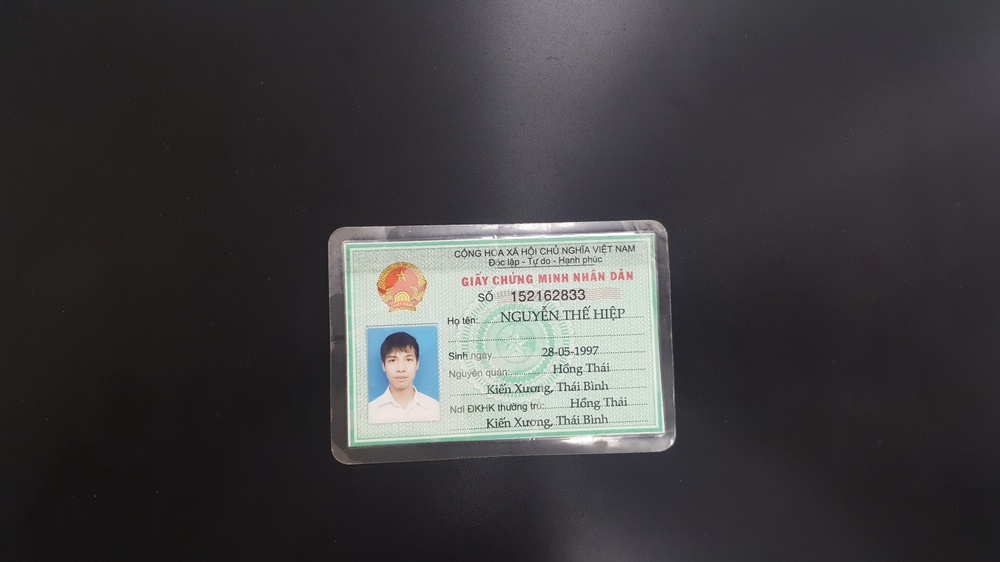
#> input picture data/1.jpg, 1000 x 562 px, shrunk from 2048 x 1152 before the run
$ python -i WordDetector.py   (imports and definitions only)   (older library calls are emulated)
#> lines starting #> are read from the running program, lines starting #| are printed output that depends on the picture; after the words box and inside, x2 and y2 are one past the last pixel; in counts of white or black regions, pixels touching at a corner belong together
#> further down, picture is the input picture: shape (562, 1000, 3); mean B, G, R 64.6, 62.7, 64.1
import cv2
import numpy as np
import copy
# import Evaluation


class WordDetector:
    _MIN_PTS = 15
    _MAX_PTS = 300
    _MIN_W = 15
    _MAX_W = 40
    _MIN_H = 10#20
    _MAX_H = 100
    _CHANNEL = -1
    _GAU_KSIZE = 5
    _THRESH = 60
    _GAU_SIGMA_X = 0
    _THRESH_MAX_VALUE = 255
    _THRESH_METHOD = 1
    _ELEMENT_SHAPE = 1
    _ELEMENT_KSIZE = 3
    _DILATE_ITER = 4
    _ROI_COL_BEGIN = 23.0 / 100
    _ROI_ROW_BEGIN = 3.0 / 10

    def __init__(self, config = None):
        if config is not None:
            self._MAX_H = config["MAX_H"]
            self._MIN_H = config["MIN_H"]
            self._MAX_W = config["MAX_W"]
            self._MIN_W = config["MIN_W"]
            self._MAX_PTS = config["MAX_PTS"]
            self._MIN_PTS = config["MIN_PTS"]
            self._CHANNEL = config["CHANNEL"]
            self._GAU_KSIZE = config["GAU_KSIZE"]
            self._THRESH = config["THRESH"]
            self._GAU_SIGMA_X = config["GAU_SIGMA_X"]
            self._THRESH_MAX_VALUE = config["THRESH_MAX_VALUE"]
            self._THRESH_METHOD =  config["THRESH_METHOD"]
            self._ELEMENT_KSIZE = config["ELEMENT_KSIZE"]
            self._ELEMENT_SHAPE = config["ELEMENT_SHAPE"]
            self._DILATE_ITER = config["DILATE_ITER"]
            self._ROI_COL_BEGIN = config["ROI_COL_BEGIN"]
            self._ROI_ROW_BEGIN = config["ROI_ROW_BEGIN"]

    def threshold(self, img):
        if self._CHANNEL == -1:
            gray = np.min(img[:,:,:2], axis=2)
        else:
            gray = img[:,:,self._CHANNEL]

        gray = cv2.GaussianBlur(gray, (self._GAU_KSIZE, self._GAU_KSIZE), self._GAU_SIGMA_X)
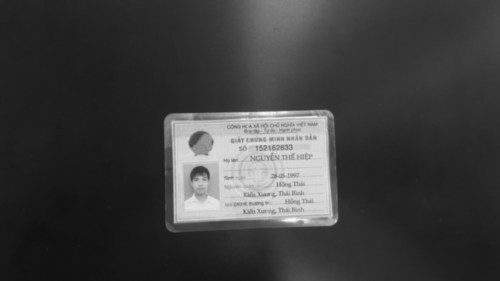
#> gray: shape (562, 1000) (shown at 1/2 size); min 17, max 251, mean 61.3
        gray_eq = cv2.equalizeHist(gray)
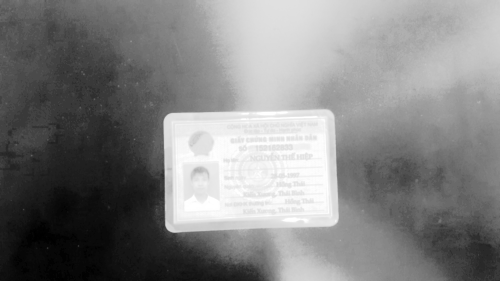
#> gray_eq: shape (562, 1000) (shown at 1/2 size); min 0, max 255, mean 129.4
        binary = cv2.threshold(gray_eq, self._THRESH, self._THRESH_MAX_VALUE, self._THRESH_METHOD)[1]
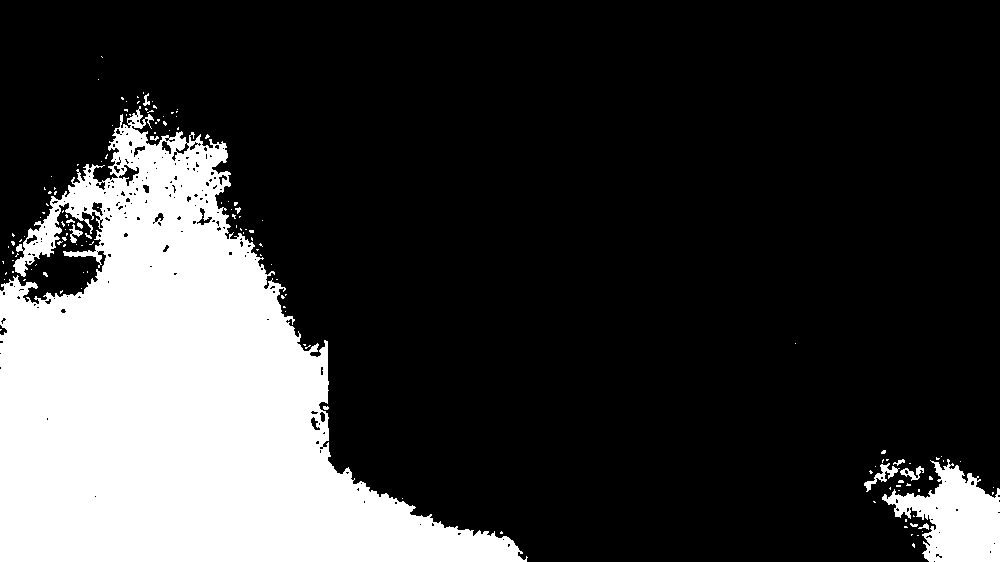
#> binary: shape (562, 1000); 22.6% white; 142 white regions (128 under 20 px), largest, box (x1, y1, x2, y2) and area: (0, 106, 528, 562) 118961, (882, 459, 1000, 562) 6627, (864, 463, 900, 492) 272

        img_hsv = cv2.cvtColor(img, cv2.cv.CV_BGR2HSV)
#> img_hsv: shape (562, 1000, 3); mean H, S, V 112.6, 26.4, 67.3
        mask = cv2.inRange(img_hsv, np.asarray([65, 100, 50]), np.asarray([80, 255, 255]))
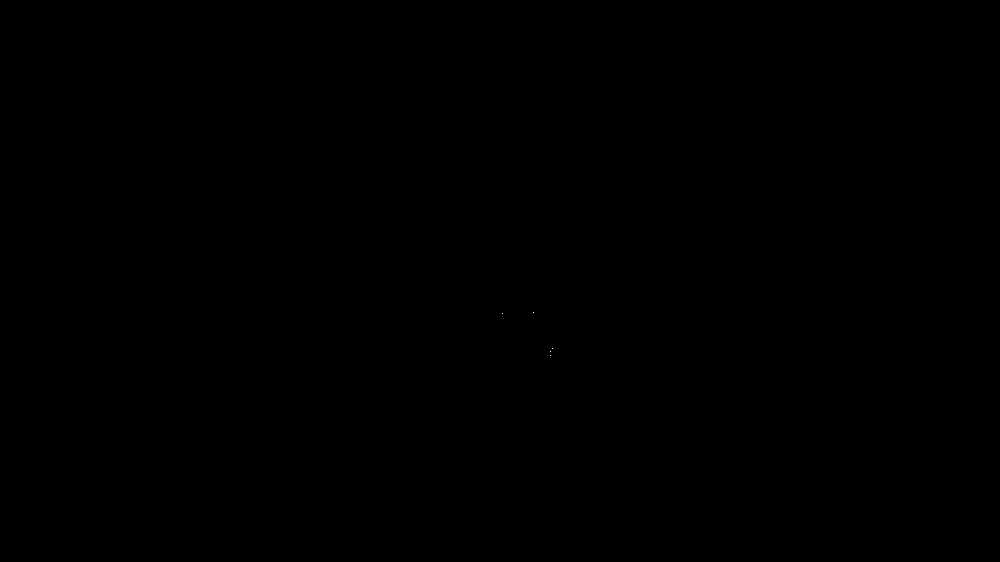
#> mask: shape (562, 1000); 0% white in thin lines or dots, all inside (x1, y1, x2, y2) = (502, 312, 553, 356)
        eliminate = (binary & mask)*255 * 255
#> eliminate: shape (562, 1000); every value is 0
        binary = binary - eliminate
        return binary

    def get_boxes(self, binary, delta_x = 0, delta_y = 0):
        # Morphology
#> called with delta_x = 0, delta_y = 0
        element = cv2.getStructuringElement(self._ELEMENT_SHAPE, (self._ELEMENT_KSIZE, self._ELEMENT_KSIZE))
        _, binary = cv2.threshold(binary, 200, 255, cv2.THRESH_BINARY)
        dilate = cv2.dilate(binary, element, iterations=1)
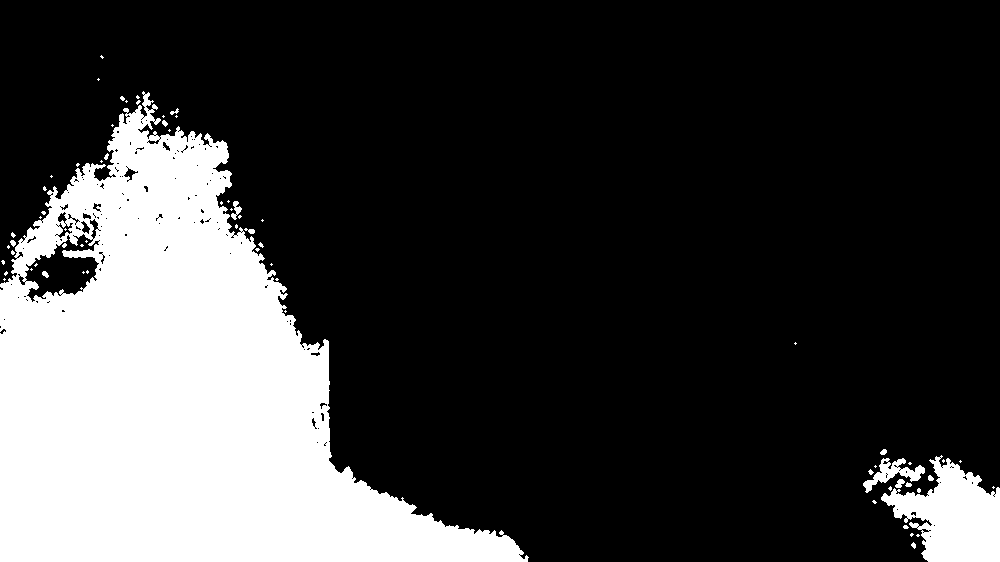
#> dilate: shape (562, 1000); 23.7% white; 69 white regions (53 under 20 px)

        # Drop small and big connected components
        temp = copy.deepcopy(dilate)
        contours = cv2.findContours(temp, cv2.cv.CV_RETR_EXTERNAL, cv2.cv.CV_CHAIN_APPROX_SIMPLE)[0]
#> contours = 60 contours, 52 with area under 20; largest, box (x1, y1, x2, y2) and area: (0, 91, 529, 562) 126392, (881, 455, 1000, 562) 7134, (863, 458, 925, 493) 674, (231, 201, 242, 220) 73, (895, 479, 905, 488) 42, (244, 228, 255, 234) 24, (880, 449, 887, 455) 22, (10, 240, 16, 247) 20
        text_binary = np.zeros(binary.shape, np.uint8)
        for contour in contours:
            x1, y1 = np.min(contour, axis=(0, 1))
            x2, y2 = np.max(contour, axis=(0, 1))
            if y2 - y1 < self._MIN_H :
                continue
            if y2 - y1 > self._MAX_H :
                continue
            cv2.drawContours(text_binary, [contour], -1, 255)
#> this loop made 60 passes
#> (x1, y1, x2, y2) on passes 1, 2, 3, 4, 5, 6, 8, 9: (911, 542, 915, 548), (916, 534, 919, 536), (910, 533, 913, 536), (903, 525, 908, 528), (872, 500, 876, 503), (917, 488, 920, 492), (888, 486, 891, 490), (905, 482, 911, 486)
#> text_binary: shape (562, 1000); 0.04% white in thin lines or dots, all inside (x1, y1, x2, y2) = (231, 201, 925, 493)
        # Morphology
        element[0][1] = 0
        element[2][1] = 0

        dilate = cv2.dilate(text_binary, element, iterations=self._DILATE_ITER)
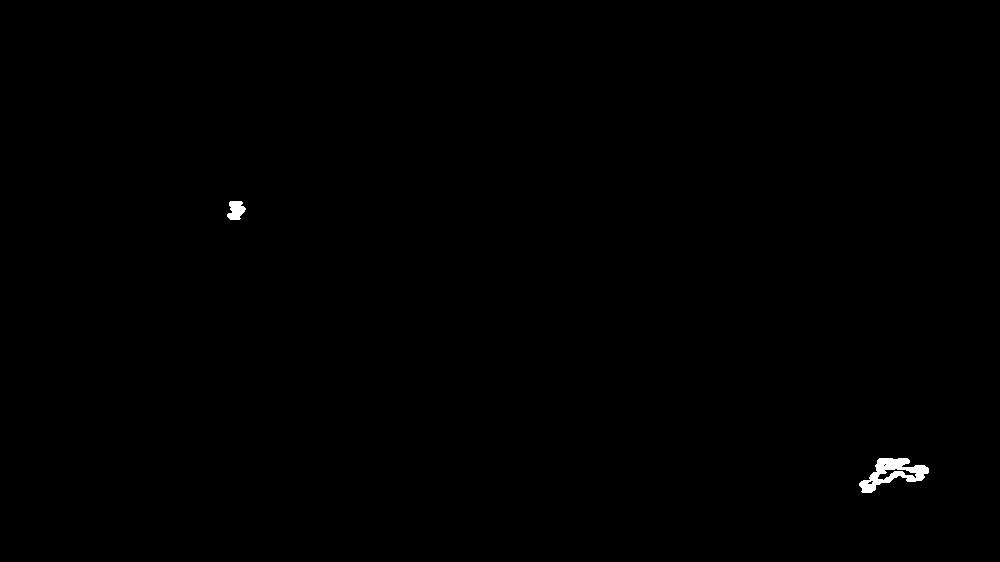
#> dilate: shape (562, 1000); 0.24% white; 2 white regions


        # Find connected components
        temp = copy.deepcopy(dilate)
        contours = cv2.findContours(temp, cv2.cv.CV_RETR_EXTERNAL, cv2.cv.CV_CHAIN_APPROX_SIMPLE)[0]
#> contours = 2 contours; box (x1, y1, x2, y2) and area: (859, 458, 929, 493) 1130, (227, 201, 246, 220) 224
        boxes = []

        for contour in contours:
            x1, y1 = np.min(contour, axis=(0, 1))
            x2, y2 = np.max(contour, axis=(0, 1))
            if y2 - y1 < self._MIN_H:
                continue
            boxes.append([(x1 + delta_x, y1 + delta_y), (x2 + delta_x, y2 + delta_y)])
#> this loop made 2 passes
#> (x1, y1, x2, y2) on passes 1 to 2: (859, 458, 928, 492), (227, 201, 245, 219)
#> after the loop, boxes = [[(859, 458), (928, 492)], [(227, 201), (245, 219)]]

        return boxes

    def detectWord(self, img):
        ROI = img
        binary = self.threshold(ROI)
        delta_y = 0
        delta_x = 0
        boxes = self.get_boxes(binary, delta_x, delta_y)
        binary = 255 - binary
        wordImages = []
        boxesImages = [] # x1, y1, w, h
        for box in boxes:
            tmp = [box[0][0],box[0][1], box[1][0] - box[0][0], box[1][1] - box[0][1]]
            boxesImages.append(tmp)
            wordImages.append(img[box[0][1]: box[1][1], box[0][0]: box[1][0]])
#> this loop made 2 passes
#> (box, tmp) on passes 1 to 2: ([(859, 458), (928, 492)], [859, 458, 69, 34]), ([(227, 201), (245, 219)], [227, 201, 18, 18])
#> after the loop, boxesImages = [[859, 458, 69, 34], [227, 201, 18, 18]]; wordImages = 2 items
        cv2.waitKey(0)
        return wordImages, boxesImages
        # return boxes

>>> import cv2
>>> picture = cv2.imread('data/1.jpg')
>>> result = WordDetector().detectWord(picture)

$ run again, on data/10.jpg
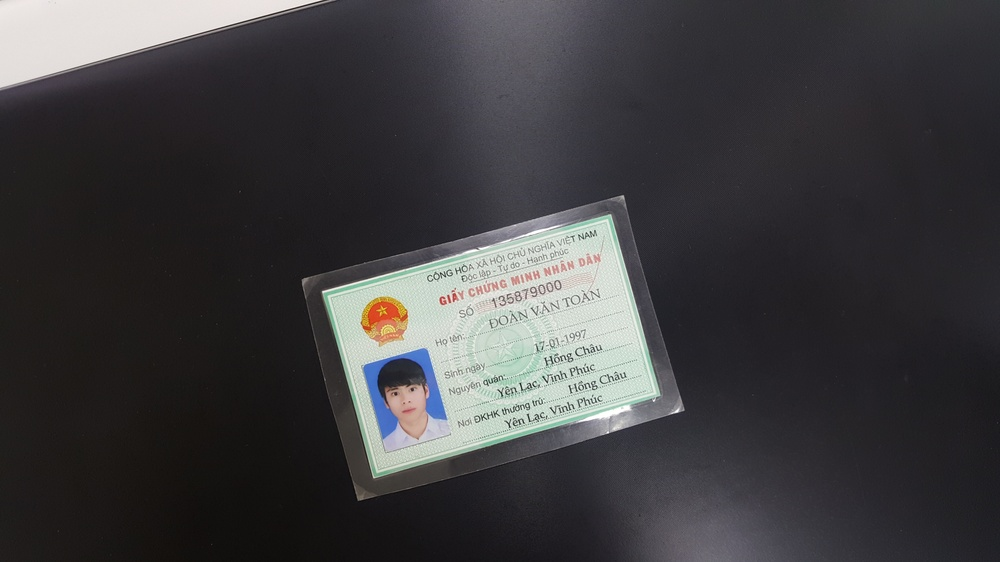
#> input picture data/10.jpg, 1000 x 562 px, shrunk from 3264 x 1836 before the run
#> picture is the input picture: shape (562, 1000, 3); mean B, G, R 63.7, 61.6, 62.7
#> in threshold, `binary = cv2.threshold(gray_eq, self._THRESH, self._THRESH_MAX_VALUE, ..`:
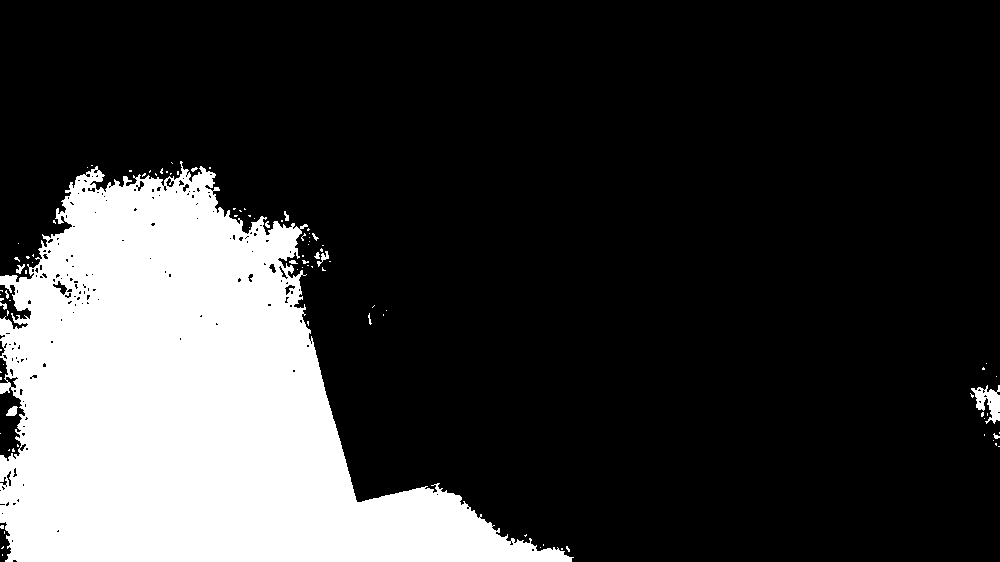
#> binary: shape (562, 1000); 21.9% white; 96 white regions (82 under 20 px), largest, box (x1, y1, x2, y2) and area: (0, 161, 574, 562) 121723, (971, 385, 1000, 424) 571, (6, 406, 18, 416) 81
#> img_hsv: shape (562, 1000, 3); mean H, S, V 100.9, 29.3, 66.5
#> mask: shape (562, 1000); 0% white in thin lines or dots, all inside (x1, y1, x2, y2) = (497, 380, 498, 381)
#> eliminate: shape (562, 1000); every value is 0
#> in get_boxes, `dilate = cv2.dilate(binary, element, iterations=1)`:
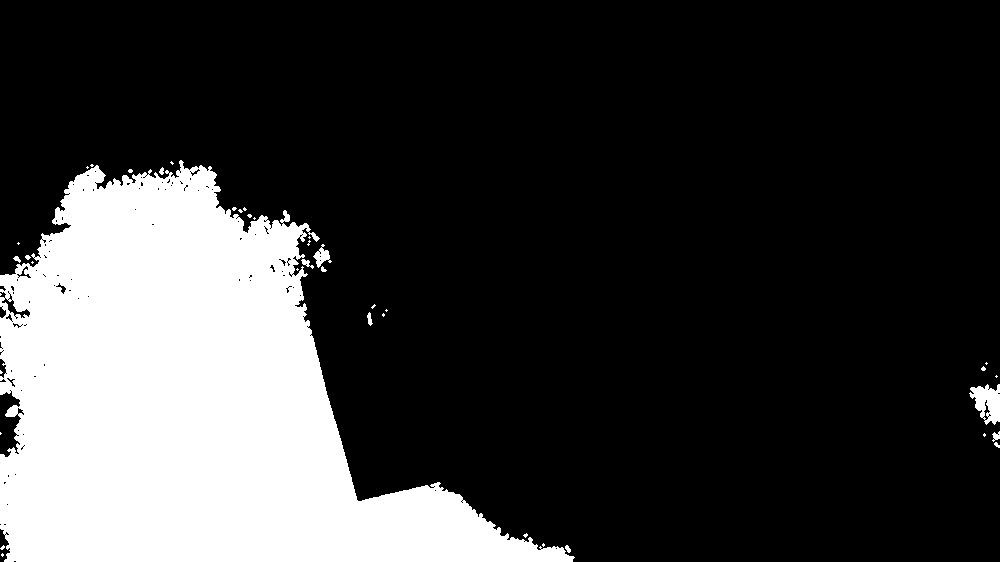
#> dilate: shape (562, 1000); 22.7% white; 40 white regions (28 under 20 px)
#> in get_boxes, `contours = cv2.findContours(temp, cv2.cv.CV_RETR_EXTERNAL, cv2.cv.CV_C..`: contours = 40 contours, 32 with area under 20; largest, box (x1, y1, x2, y2) and area: (0, 160, 575, 562) 125248, (969, 384, 1000, 425) 771, (313, 244, 332, 268) 172, (301, 259, 314, 269) 38, (992, 431, 1000, 442) 38, (367, 312, 373, 326) 33, (565, 545, 571, 553) 21, (13, 256, 21, 263) 21
#> the loop in get_boxes, `for contour in contours:` made 40 passes
#> (x1, y1, x2, y2) on passes 1, 2, 3, 4, 5, 6, 7, 9: (1, 553, 3, 556), (565, 545, 570, 552), (0, 545, 4, 549), (542, 543, 544, 546), (523, 533, 527, 537), (994, 442, 999, 447), (983, 433, 985, 436), (992, 431, 999, 441)
#> in get_boxes, `contours = cv2.findContours(temp, cv2.cv.CV_RETR_EXTERNAL, cv2.cv.CV_C..`: contours = 4 contours; box (x1, y1, x2, y2) and area: (965, 384, 1000, 425) 1032, (309, 244, 336, 268) 372, (363, 312, 377, 326) 137, (988, 431, 1000, 442) 93
#> the loop in get_boxes, `for contour in contours:` made 4 passes
#> (x1, y1, x2, y2) on passes 1 to 4: (988, 431, 999, 441), (965, 384, 999, 424), (363, 312, 376, 325), (309, 244, 335, 267)
#> after the loop in get_boxes, `for contour in contours:`: boxes = [[(988, 431), (999, 441)], [(965, 384), (999, 424)], [(363, 312), (376, 325)], [(309, 244), (335, 267)]]
#> the loop in detectWord, `for box in boxes:` made 4 passes
#> (box, tmp) on passes 1 to 4: ([(988, 431), (999, 441)], [988, 431, 11, 10]), ([(965, 384), (999, 424)], [965, 384, 34, 40]), ([(363, 312), (376, 325)], [363, 312, 13, 13]), ([(309, 244), (335, 267)], [309, 244, 26, 23])
#> after the loop in detectWord, `for box in boxes:`: boxesImages = [[988, 431, 11, 10], [965, 384, 34, 40], [363, 312, 13, 13], [309, 244, 26, 23]]; wordImages = 4 items
